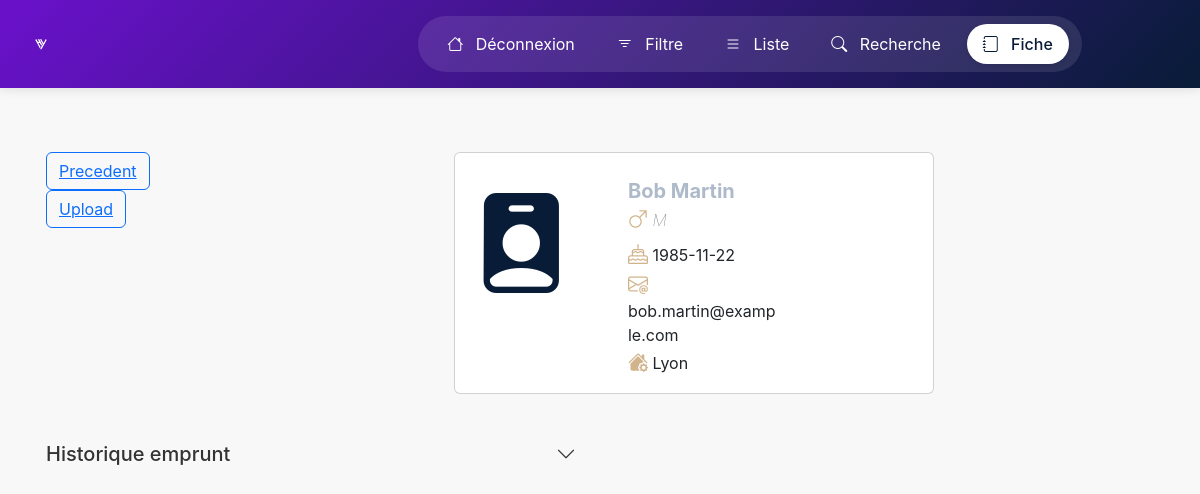
/pages/fiche_membre.php (signed in), run on the app's committed database.
### tables this page shows
CREATE TABLE exam_membre (
    id_membre INT AUTO_INCREMENT PRIMARY KEY NOT NULL,
    nom VARCHAR(250) NOT NULL,
    ddns VARCHAR(50) NOT NULL,
    genre VARCHAR(1) NOT NULL,
    email VARCHAR(250) NOT NULL,
    ville VARCHAR(250) NOT NULL,
    mdp VARCHAR(250) NOT NULL,
    image_profil VARCHAR(250)
);

### inc/function.php (called while the page is built, shortened)
<?php
include('../inc/connexion.php');
function get_desc_membre($id_membre)
{
    $sql = "SELECT * FROM exam_membre WHERE id_membre = '%s';";
    $sql = sprintf($sql,$id_membre);
    $membre_req = mysqli_query(dbconnect(), $sql);
    $result = array();
    while ($membre = mysqli_fetch_assoc($membre_req)) {
        $result['id_membre'] = $membre['id_membre'];
        $result['nom'] = $membre['nom'];
        $result['genre'] = $membre['genre'];
        $result['ville'] = $membre['ville'];
        $result['email'] = $membre['email'];
        $result['ddns'] = $membre['ddns'];
        $result['image_profil'] = $membre['image_profil'];
    }
    return $result;
}
?>

### inc/connexion.php (called while the page is built, shortened)
<?php
function dbconnect()
{
    static $connect = null;
    if ($connect === null) {
        $connect = mysqli_connect('localhost', 'root', '', 'db_s2_ETU004132');
        mysqli_set_charset($connect, 'utf8mb4');
    }
    return $connect;
}
?>

### pages/fiche_membre.php (the view, shortened to what this page needs)
<?php
include('../inc/function.php');
$id_membre = $_SESSION['idMembre'];
$pers = get_desc_membre ($id_membre);
require_once '../inc/header.php';
?>
    <main class="container mt-5 p-3 rounded">
            <section class="row">
                <aside class="col-2 justify-content-end">
                    <button type="button" class="lien btn btn-outline-primary"><a href="../pages/liste.php">Precedent</a></button>
                    <button type="button" class="lien btn btn-outline-primary"><a href="../pages/publier.php?id=<?php $id_membre; ?>">Upload</a></button>
                </aside>
                <section class="col-md-10 d-flex justify-content-center">
                    <?php if (!empty($pers)): ?>
                        <article class="card" style="width: 30rem;">
                            <div class="card-body row">
                            <div class="identite col-4">
                                    <i class="bi bi-person-badge-fill"></i>
                                </div>
                                <div class="col-8">
                                <h5 class="card-title"><?= $pers['nom']; ?></h5>
                                <h6 class="card-subtitle mb-2 text-body-secondary">
                                    <?php if($pers['genre'] == 'F'){?>
                                <i class="bi bi-gender-female"></i>
                                <?php } else { ?>
                                <i class="bi bi-gender-male"></i>
                                <?php } ?>
                                <?= $pers['genre']?></h6>
                                <p class="card-text" style="width:150px;"><i class="bi bi-cake"></i> <?= $pers['ddns']?>
                                </br><i class="bi bi-envelope-at"></i> <?= $pers['email']?>
                                </br><i class="bi bi-house-gear-fill"></i> <?= $pers['ville']?>
                                    </div>
                            </div>
                        </article>
                    <?php else: ?>
                        <p class="alert alert-warning">$pers data not found.</p>
                    <?php endif; ?>
                </section>
            </section>
            <section class="row mt-5 col-12">
                <section class="col-md-6">
                    <article>
                        <h5 class="mb-3"
                            data-bs-toggle="collapse"
                            data-bs-target="#histo_salaire" aria-expanded="false"
                            aria-controls="#histo_salaire"    style="cursor: pointer;">
                            Historique emprunt
                            <i class="bi bi-chevron-down float-end"></i>
                        </h5>
                        </article>
            </section>
            </section>
        </main>

### assets/css/style.css (style rules this page uses)
body { font-family: 'Inter', sans-serif; margin: 0; padding: 0; box-sizing: border-box; background-color: #f8f8f8; color: #333; }
.identite i { color: #081c37; font-size: 100px; margin-right: 10px; align-items: center; }
.card-title { color: #aebaca; font-weight: bold; margin-top: 10px; }
.card-subtitle { font-style: italic; font-weight: lighter; }
.card-subtitle i, .card-text i { color: #d2b48c; font-weight: bold; font-size: 20px; }

### data on the page
exam_membre: nom "Bob Martin", genre "M", ddns "1985-11-22", email "bob.martin@example.com", ville "Lyon"
